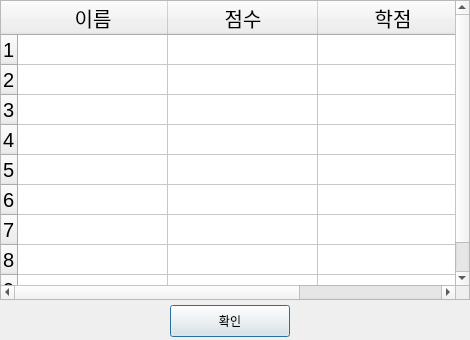
<?xml version="1.0" encoding="UTF-8"?>
<ui version="4.0">
 <class>Dialog</class>
 <widget class="QDialog" name="Dialog">
  <property name="geometry">
   <rect>
    <x>0</x>
    <y>0</y>
    <width>470</width>
    <height>340</height>
   </rect>
  </property>
  <property name="windowTitle">
   <string>순위 보기</string>
  </property>
  <widget class="QTableWidget" name="tableWidget">
   <property name="geometry">
    <rect>
     <x>0</x>
     <y>0</y>
     <width>470</width>
     <height>300</height>
    </rect>
   </property>
   <property name="font">
    <font>
     <pointsize>15</pointsize>
    </font>
   </property>
   <property name="rowCount">
    <number>9</number>
   </property>
   <property name="columnCount">
    <number>3</number>
   </property>
   <attribute name="horizontalHeaderMinimumSectionSize">
    <number>19</number>
   </attribute>
   <attribute name="horizontalHeaderDefaultSectionSize">
    <number>150</number>
   </attribute>
   <attribute name="horizontalHeaderHighlightSections">
    <bool>true</bool>
   </attribute>
   <attribute name="verticalHeaderMinimumSectionSize">
    <number>21</number>
   </attribute>
   <row>
    <property name="text">
     <string>1</string>
    </property>
   </row>
   <row>
    <property name="text">
     <string>2</string>
    </property>
   </row>
   <row>
    <property name="text">
     <string>3</string>
    </property>
   </row>
   <row>
    <property name="text">
     <string>4</string>
    </property>
   </row>
   <row>
    <property name="text">
     <string>5</string>
    </property>
   </row>
   <row>
    <property name="text">
     <string>6</string>
    </property>
   </row>
   <row/>
   <row/>
   <row/>
   <column>
    <property name="text">
     <string>이름</string>
    </property>
   </column>
   <column>
    <property name="text">
     <string>점수</string>
    </property>
   </column>
   <column>
    <property name="text">
     <string>학점</string>
    </property>
   </column>
   <item row="0" column="0">
    <property name="text">
     <string/>
    </property>
    <property name="textAlignment">
     <set>AlignJustify|AlignVCenter</set>
    </property>
   </item>
   <item row="0" column="1">
    <property name="text">
     <string/>
    </property>
    <property name="textAlignment">
     <set>AlignCenter</set>
    </property>
   </item>
   <item row="0" column="2">
    <property name="text">
     <string/>
    </property>
    <property name="textAlignment">
     <set>AlignCenter</set>
    </property>
   </item>
   <item row="1" column="1">
    <property name="text">
     <string/>
    </property>
    <property name="textAlignment">
     <set>AlignCenter</set>
    </property>
   </item>
   <item row="1" column="2">
    <property name="text">
     <string/>
    </property>
    <property name="textAlignment">
     <set>AlignCenter</set>
    </property>
   </item>
   <item row="2" column="1">
    <property name="text">
     <string/>
    </property>
    <property name="textAlignment">
     <set>AlignCenter</set>
    </property>
   </item>
   <item row="2" column="2">
    <property name="text">
     <string/>
    </property>
    <property name="textAlignment">
     <set>AlignCenter</set>
    </property>
   </item>
   <item row="3" column="1">
    <property name="text">
     <string/>
    </property>
    <property name="textAlignment">
     <set>AlignCenter</set>
    </property>
   </item>
   <item row="3" column="2">
    <property name="text">
     <string/>
    </property>
    <property name="textAlignment">
     <set>AlignCenter</set>
    </property>
   </item>
   <item row="4" column="1">
    <property name="text">
     <string/>
    </property>
    <property name="textAlignment">
     <set>AlignCenter</set>
    </property>
   </item>
   <item row="4" column="2">
    <property name="text">
     <string/>
    </property>
    <property name="textAlignment">
     <set>AlignCenter</set>
    </property>
   </item>
   <item row="5" column="1">
    <property name="text">
     <string/>
    </property>
    <property name="textAlignment">
     <set>AlignCenter</set>
    </property>
   </item>
   <item row="5" column="2">
    <property name="text">
     <string/>
    </property>
    <property name="textAlignment">
     <set>AlignCenter</set>
    </property>
   </item>
   <item row="6" column="1">
    <property name="text">
     <string/>
    </property>
    <property name="textAlignment">
     <set>AlignCenter</set>
    </property>
   </item>
   <item row="6" column="2">
    <property name="text">
     <string/>
    </property>
    <property name="textAlignment">
     <set>AlignCenter</set>
    </property>
   </item>
   <item row="7" column="1">
    <property name="text">
     <string/>
    </property>
    <property name="textAlignment">
     <set>AlignCenter</set>
    </property>
   </item>
   <item row="7" column="2">
    <property name="text">
     <string/>
    </property>
    <property name="textAlignment">
     <set>AlignCenter</set>
    </property>
   </item>
   <item row="8" column="1">
    <property name="text">
     <string/>
    </property>
    <property name="textAlignment">
     <set>AlignCenter</set>
    </property>
   </item>
   <item row="8" column="2">
    <property name="text">
     <string/>
    </property>
    <property name="textAlignment">
     <set>AlignCenter</set>
    </property>
   </item>
  </widget>
  <widget class="QPushButton" name="pushButton">
   <property name="geometry">
    <rect>
     <x>170</x>
     <y>305</y>
     <width>120</width>
     <height>32</height>
    </rect>
   </property>
   <property name="text">
    <string>확인</string>
   </property>
  </widget>
 </widget>
 <resources/>
 <connections>
  <connection>
   <sender>pushButton</sender>
   <signal>clicked()</signal>
   <receiver>Dialog</receiver>
   <slot>close()</slot>
   <hints>
    <hint type="sourcelabel">
     <x>239</x>
     <y>320</y>
    </hint>
    <hint type="destinationlabel">
     <x>239</x>
     <y>170</y>
    </hint>
   </hints>
  </connection>
 </connections>
</ui>
